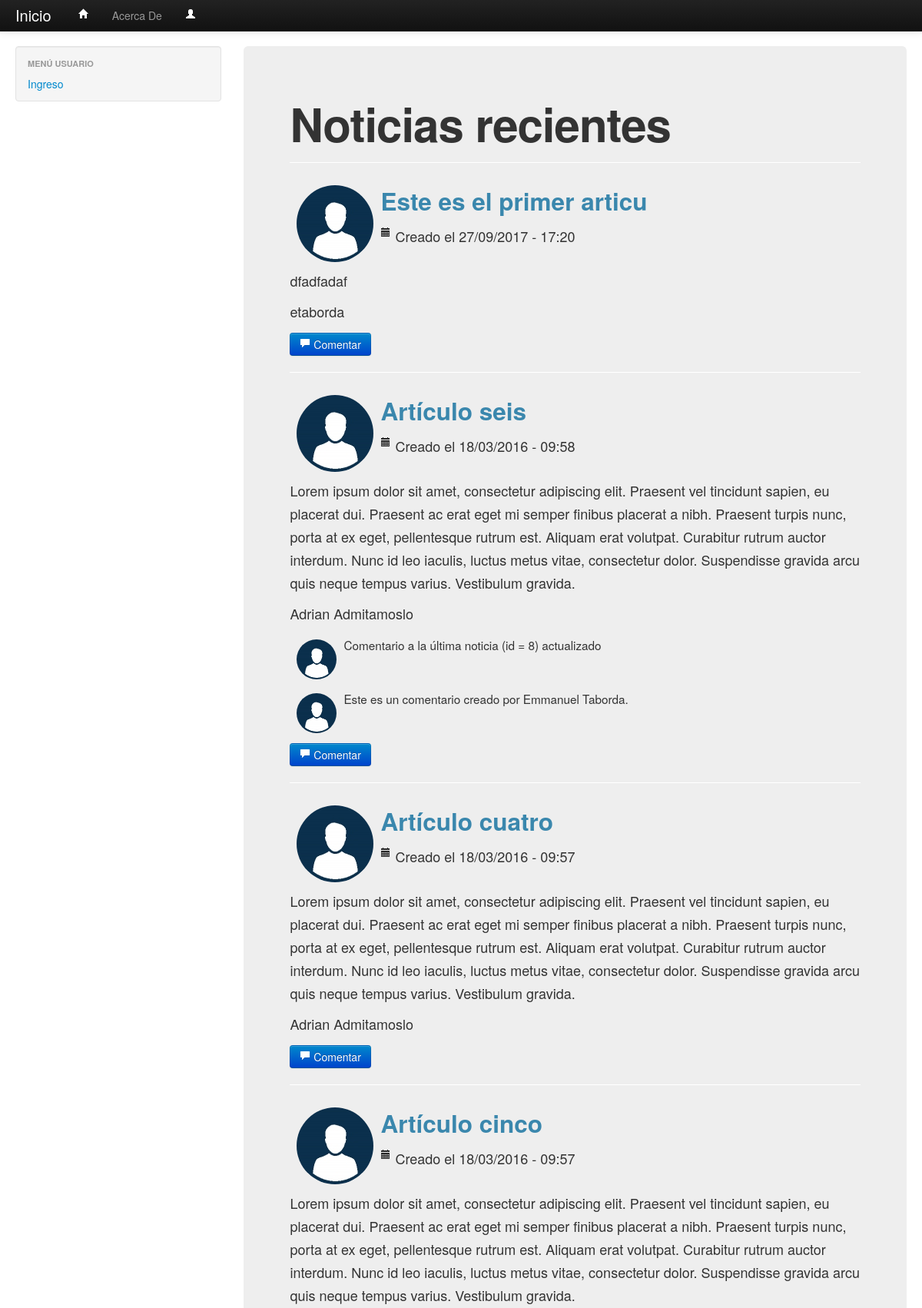
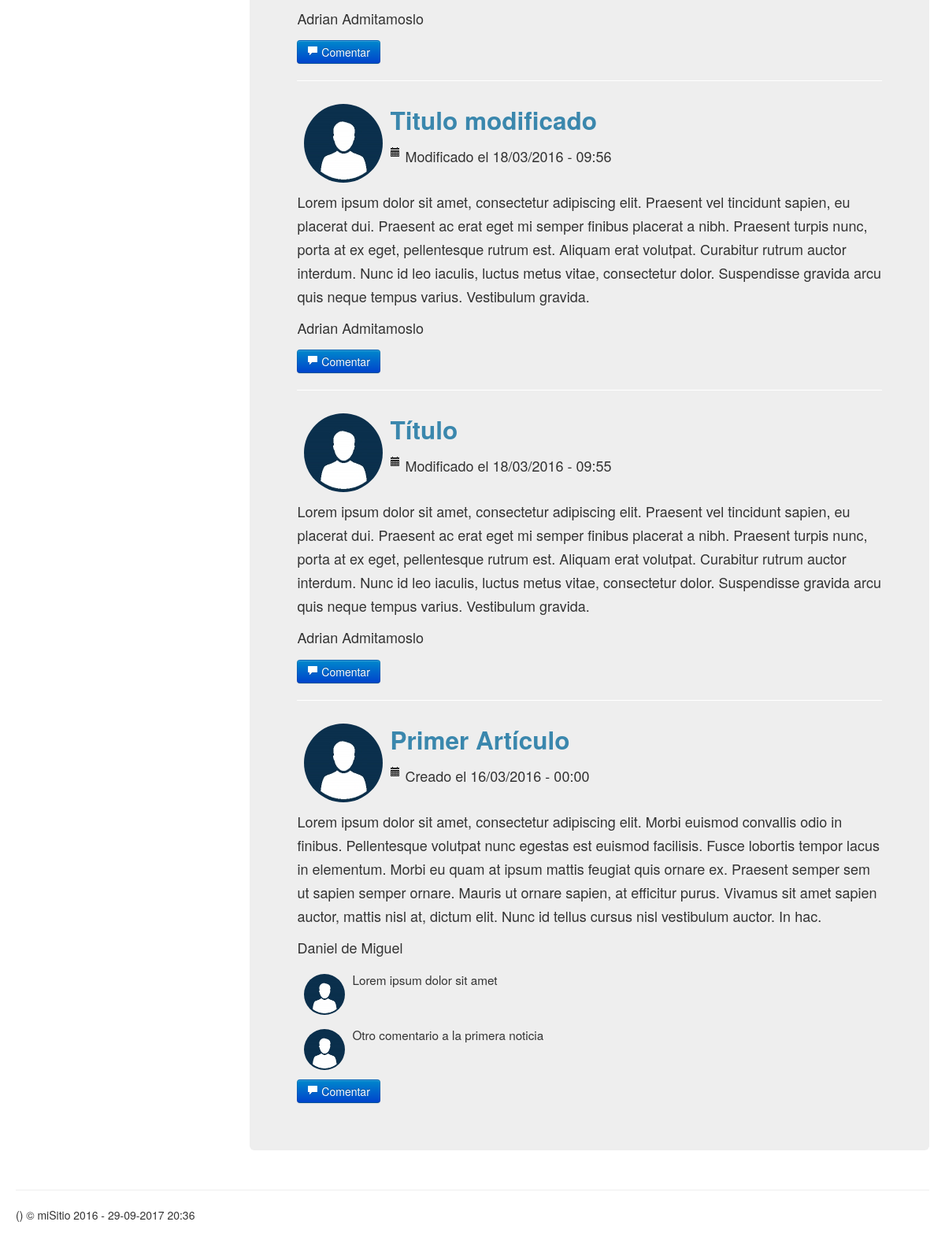
Before: / with the older database file (2 pictures, top to bottom).
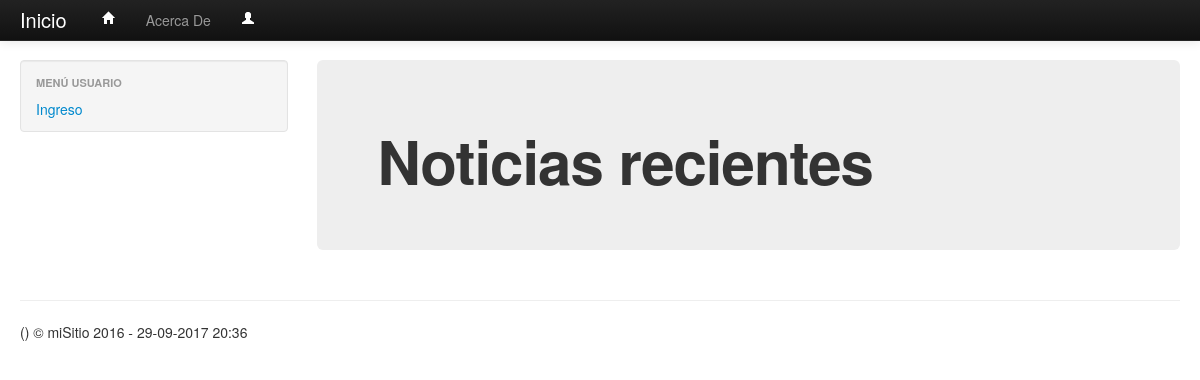
After: the same page with the newer database file.
### tables this page shows
CREATE TABLE `article` (
  `id` int(11) NOT NULL,
  `title` varchar(100) NOT NULL,
  `body` varchar(500) NOT NULL,
  `punctuation` int(11) NOT NULL,
  `created` datetime DEFAULT NULL,
  `updated` datetime DEFAULT NULL,
  `user_id` int(11) NOT NULL
);

CREATE TABLE `user` (
  `id` int(11) NOT NULL,
  `name` varchar(100) NOT NULL,
  `created` datetime DEFAULT NULL,
  `updated` datetime DEFAULT NULL,
  `login` varchar(100) NOT NULL,
  `password` varchar(100) NOT NULL,
  `email` varchar(100) NOT NULL,
  `profile_id` int(11) NOT NULL
);

CREATE TABLE `comment` (
  `id` int(11) NOT NULL,
  `content` varchar(100) NOT NULL,
  `created` datetime DEFAULT NULL,
  `updated` datetime DEFAULT NULL,
  `article_id` int(11) NOT NULL,
  `user_id` int(11) NOT NULL
);

### application/controllers/Home.php (called while the page is built, shortened)
<?php
    class Home extends CI_Controller {
        public function __construct(){
            $this->load->model('Model_User');
            $this->load->model('Model_Article');
            $this->load->model('Model_Comment');
            $this->load->library('user_library');
            $this->load->library('crop_library');
	}
        public function index() {
            $data['content'] ='home/index';
            $data['title'] = 'Inicio';
            $data['articles'] = $this->Model_Article->all_ordered();
            $data['comments'] = $this->Model_Comment->all_ordered();
            $this->load->view('template',$data);
        }
    }
?>

### index.php (called while the page is built, shortened)
<?php
require_once BASEPATH.'core/CodeIgniter.php';

### application/models/Model_Article.php (called while the page is built, shortened)
<?php
    class Model_Article extends CI_Model {
        function all_ordered() {
            $this->db->select('article.*, user.name as author');
            $this->db->from('article');
            $this->db->join('user', 'article.user_id = user.id', 'left');
            $this->db->order_by('updated', 'desc');
            $query = $this->db->get();
            return $query->result();
        }
    }
?>

### application/models/Model_Comment.php (called while the page is built, shortened)
<?php
    class Model_Comment extends CI_Model {
        function all_ordered() {
            $this->db->select('comment.*, user.name as author, article.title as title');
            $this->db->from('comment');
            $this->db->join('user', 'comment.user_id = user.id', 'left');
            $this->db->join('article', 'comment.article_id = article.id', 'left');
            $this->db->order_by('created', 'asc');
            $query = $this->db->get();
            return $query->result();
        }
    }
?>

### application/views/home/index.php (the view, shortened to what this page needs)
<div class="hero-unit">
    <h1>Noticias recientes</h1>
    <?php foreach ($articles as $article): ?>
    <hr>
    <div class="pull-left">
        <?php
            $avatar_path = base_url('img/avatar/' . $article->user_id . '.jpg');
            if (!@getimagesize($avatar_path)):
                 $avatar_path = base_url('img/avatar/0.jpg');
            endif;
        ?>
        <img  class="img-circle img-responsive soft-margin" src="<?= $avatar_path?>">
    </div>
    <div class="pull-left">
        <h2 class='text-info'><?= $article->title ?></h2>
        <p>
            <i class='icon-calendar'></i>
            <?php
            if ($article->created == $article->updated):
                $date = date("d/m/Y - H:i", strtotime($article->created));
                echo "Creado el $date";
            else:
                $date = date("d/m/Y - H:i", strtotime($article->updated));
                echo "Modificado el $date";
            endif;
            ?>
        </p>
    </div>
    <div style="clear:both;">
        <p><?= $article->body ?></p>
        <p><?= $article->author ?></p>
    </div>
    <div>
        <?php
            foreach ($comments as $comment):
                if ($comment->article_id == $article->id) {
                    $avatar_path = base_url('img/avatar/' . $article->user_id . '.jpg');
                    if (!@getimagesize($avatar_path)):
                        $avatar_path = base_url('img/avatar/0.jpg');
                    endif;
                    echo "<div style='clear:both;'>";
                    echo "<img class='img-circle img-responsive pull-left soft-margin' style='width:7%;' src=$avatar_path >";
                    echo "<p class='pull-left'><small>$comment->content</small></p>";
                    echo "</div>";
                }
            endforeach;
        ?>
    </div>
    <div style="clear:both;">
        <?= anchor('comment/direct_create/' . $article->id, "<i class='icon-comment icon-white'></i> Comentar", array('class'=>'btn btn-primary')); ?>
    </div>
    <?php endforeach; ?>
</div>

### application/views/template.php (shortened to what this page needs)
<!DOCTYPE html>
<html lang="en">
    <head>
        <link rel="stylesheet" type="text/css" href="//cdn.datatables.net/1.10.12/css/jquery.dataTables.min.css" />
        <link href="<?= base_url('css/bootstrap.min.css') ?>" rel="stylesheet" media="screen">
        <link href="<?= base_url('css/bootstrap-responsive.css') ?>" rel="stylesheet">
        <link href="<?= base_url('css/micss.css') ?>" rel="stylesheet">
        <link href="<?= base_url('css/style.css') ?>" rel="stylesheet">
        <link rel="stylesheet" href="//code.jquery.com/ui/1.12.1/themes/base/jquery-ui.css">
    </head>
    <body>
        <div class="navbar navbar-inverse navbar-fixed-top">
            <div class="navbar-inner">
                <div class="container-fluid">
                    <a class="brand" href="#"> <?= $title ?> </a>
                    <div class="nav-collapse collapse">
                        <ul class="nav">
                            <?= my_menu_ppal(); ?>
                        </ul>
                    </div>
                </div>
            </div>
        </div>
        <div class="container-fluid">
            <div class="row-fluid">
                <div class="span3">
                    <div class="well sidebar-nav">
                        <ul class="nav nav-list">
                            <li class="nav-header"> Menú Usuario </li>
                            <?= my_menu_app(); ?>
                        </ul>
                    </div>
                </div>
                <div class="span9">
                    <?php $this->load->view($content) ?>
                </div>
            </div>
            <hr>
            <footer>
                <p> <?= $this->session->userdata('user') . ' (' . $this->session->userdata('profile_name') . ')'; ?> &copy; miSitio 2016 - <?= date('d-m-Y H:i') ?> </p>
            </footer>
        </div>
    </body>
</html>

### application/helpers/my_tag_helper.php (shortened to what this page needs)
<?php
    if ( ! function_exists('my_menu_ppal')) {
        function my_menu_ppal() {
            $options = '<li>'.anchor('home/index', "<i class='icon-home icon-white'></i>").'</li>';
            $options = $options.'<li>'.anchor('home/about_us', 'Acerca De').'</li>';
            if (get_instance()->session->userdata('user')) {
                $options = $options.'<li>'.anchor('home/show_user', "<i class='icon-user icon-white'></i>").'</li>';
                $options = $options.'<li>'.anchor('home/closeSession', "<i class='icon-off icon-white'></i>").'</li>';
            } else {
                $options = $options.'<li>'.anchor('home/register_form', "<i class='icon-user icon-white'></i>").'</li>';
            }
            return $options;
        }
    }
    if ( ! function_exists('my_menu_app')) {
        function my_menu_app() {
            $options = NULL;
            if (get_instance()->session->userdata('user')) {
                get_instance()->load->model('Model_Menu');
                $options = '';
                $query = get_instance()->Model_Menu->all_ordered();
                foreach ($query as $option) {
                    if ($option->url !='') {
                        $link = $option->url;
                    } else {
                        $link = $option->controller . '/' . $option->action;
                    }
                    $options = $options . '<li>' . anchor($link, $option->name) . '<li>';
                }
            } else {
                $options = $options.'<li>'.anchor('home/register_form', 'Ingreso').'</li>';
            }
            return $options;
        }
    }
?>

### css/micss.css (style rules this page uses)
body { padding-top: 60px; padding-bottom: 40px; }
.sidebar-nav { padding: 9px 0; }
@media (min-width: 1200px) { body { padding-top: 60px; padding-bottom: 40px; } }

### css/style.css (style rules this page uses)
.soft-margin { padding: 0.5em; }

Changed rows visible on the page:
removed article: title "Este es el primer articu", created "27/09/2017 - 17:20", body "dfadfadaf", user.name "etaborda", id "Comentar"
removed article: title "Artículo seis", created "18/03/2016 - 09:58", body "Lorem ipsum dolor sit amet, consectetur adipiscing elit. Praesent vel tincidunt sapien, eu placerat dui. Praesent ac erat eget mi semper finibus placerat a nibh. Praesent turpis nunc, porta at ex eget, pellentesque rutrum est. Aliquam erat volutpat. Curabitur rutrum auctor interdum. Nunc id leo iaculis, luctus metus vitae, consectetur dolor. Suspendisse gravida arcu quis neque tempus varius. Vestibulum gravida.", user.name "Adrian Admitamoslo", id "Comentar"
removed comment: content "Comentario a la última noticia (id = 8) actualizado", shown under "Artículo seis"
removed comment: content "Este es un comentario creado por Emmanuel Taborda.", shown under "Artículo seis"
removed article: title "Artículo cuatro", created "18/03/2016 - 09:57", body "Lorem ipsum dolor sit amet, consectetur adipiscing elit. Praesent vel tincidunt sapien, eu placerat dui. Praesent ac erat eget mi semper finibus placerat a nibh. Praesent turpis nunc, porta at ex eget, pellentesque rutrum est. Aliquam erat volutpat. Curabitur rutrum auctor interdum. Nunc id leo iaculis, luctus metus vitae, consectetur dolor. Suspendisse gravida arcu quis neque tempus varius. Vestibulum gravida.", user.name "Adrian Admitamoslo", id "Comentar"
removed article: title "Artículo cinco", created "18/03/2016 - 09:57", body "Lorem ipsum dolor sit amet, consectetur adipiscing elit. Praesent vel tincidunt sapien, eu placerat dui. Praesent ac erat eget mi semper finibus placerat a nibh. Praesent turpis nunc, porta at ex eget, pellentesque rutrum est. Aliquam erat volutpat. Curabitur rutrum auctor interdum. Nunc id leo iaculis, luctus metus vitae, consectetur dolor. Suspendisse gravida arcu quis neque tempus varius. Vestibulum gravida.", user.name "Adrian Admitamoslo", id "Comentar"
removed article: title "Titulo modificado", updated "18/03/2016 - 09:56", body "Lorem ipsum dolor sit amet, consectetur adipiscing elit. Praesent vel tincidunt sapien, eu placerat dui. Praesent ac erat eget mi semper finibus placerat a nibh. Praesent turpis nunc, porta at ex eget, pellentesque rutrum est. Aliquam erat volutpat. Curabitur rutrum auctor interdum. Nunc id leo iaculis, luctus metus vitae, consectetur dolor. Suspendisse gravida arcu quis neque tempus varius. Vestibulum gravida.", user.name "Adrian Admitamoslo", id "Comentar"
removed article: title "Título", updated "18/03/2016 - 09:55", body "Lorem ipsum dolor sit amet, consectetur adipiscing elit. Praesent vel tincidunt sapien, eu placerat dui. Praesent ac erat eget mi semper finibus placerat a nibh. Praesent turpis nunc, porta at ex eget, pellentesque rutrum est. Aliquam erat volutpat. Curabitur rutrum auctor interdum. Nunc id leo iaculis, luctus metus vitae, consectetur dolor. Suspendisse gravida arcu quis neque tempus varius. Vestibulum gravida.", user.name "Adrian Admitamoslo", id "Comentar"
removed article: title "Primer Artículo", created "16/03/2016 - 00:00", body "Lorem ipsum dolor sit amet, consectetur adipiscing elit. Morbi euismod convallis odio in finibus. Pellentesque volutpat nunc egestas est euismod facilisis. Fusce lobortis tempor lacus in elementum. Morbi eu quam at ipsum mattis feugiat quis ornare ex. Praesent semper sem ut sapien semper ornare. Mauris ut ornare sapien, at efficitur purus. Vivamus sit amet sapien auctor, mattis nisl at, dictum elit. Nunc id tellus cursus nisl vestibulum auctor. In hac.", user.name "Daniel de Miguel", id "Comentar"
removed comment: content "Lorem ipsum dolor sit amet", shown under "Primer Artículo"
removed comment: content "Otro comentario a la primera noticia", shown under "Primer Artículo"
